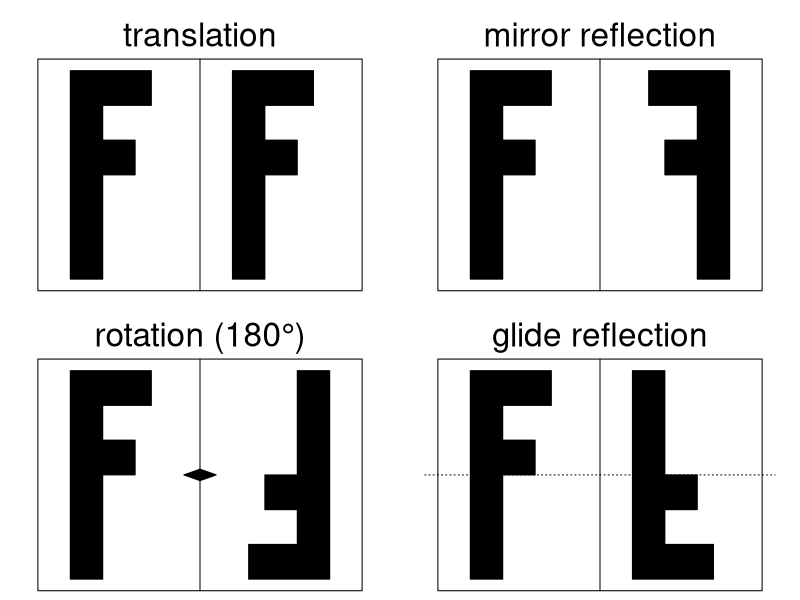

Source code (R):
## ---- chunk 1
par(mar=c(0,1.5,3,1.5),mfrow=c(2,2))

cex = 2

x1 = c(2,2,7,7,4,4,6,6,4,4)-10
y1 = (c(2,8,8,7,7,6,6,5,5,2)-5)*3
plot(0,0,"n",xlim=c(-10,10),ylim=c(-10,10),axes=F,ann=F)
mtext("translation",3,cex=cex)
polygon(x1,y1,col = "black")
x2 = x1+10
polygon(x2,y1,col = "black")
polygon(c(-10,-10,10,10),c(-10,10,10,-10))
lines(c(0,0),c(-10,10))

plot(0,0,"n",xlim=c(-10,10),ylim=c(-10,10),axes=F,ann=F)
mtext("mirror reflection",3,cex=cex)
polygon(x1,y1,col = "black")
x2 = -x1
polygon(x2,y1,col = "black")
lines(c(0,0),c(-10,10))
polygon(c(-10,-10,10,10),c(-10,10,10,-10))

plot(0,0,"n",xlim=c(-10,10),ylim=c(-10,10),axes=F,ann=F)
mtext("rotation (180°)",3,cex=cex)
polygon(x1,y1,col = "black")
x2 = -x1
y2 = -y1
polygon(x2,y2,col = "black")
lines(c(0,0),c(-10,10))
polygon(c(-10,-10,10,10),c(-10,10,10,-10))
polygon(c(-1,0,1,0),c(0,0.5,0,-0.5),col="black")

plot(0,0,"n",xlim=c(-10,10),ylim=c(-10,10),axes=F,ann=F)
mtext("glide reflection",3,cex=cex)
polygon(x1,y1,col = "black")
x2 = x1+10
y2 = -y1
polygon(x2,y2,col = "black")
lines(c(0,0),c(-10,10))
polygon(c(-10,-10,10,10),c(-10,10,10,-10))
abline(h=0,lty=3)
